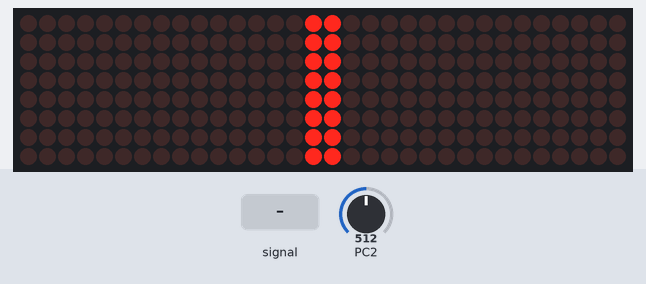
A program run on a simulated ATmega328P, built with avr-gcc and emulated at 16 MHz. On the bench: 32×8 LED matrix. Wiring (inferred from the names in the program): 4 × MAX7219 LED driver (orientation assumed): CS PB2. The inputs (shaded band) are chosen by the test bench; at power-on: PC2 = 512.

Above: at 1.2 s.
1.3 s: PC2 fed a 200 Hz sine of ±255 counts around its level
At 2.6 s:
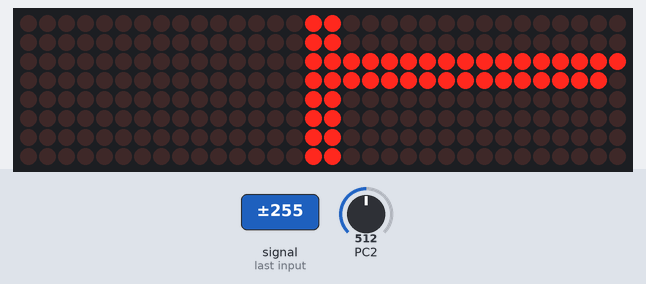
2.9 s: PC2 set to 0
At 2.95 s:
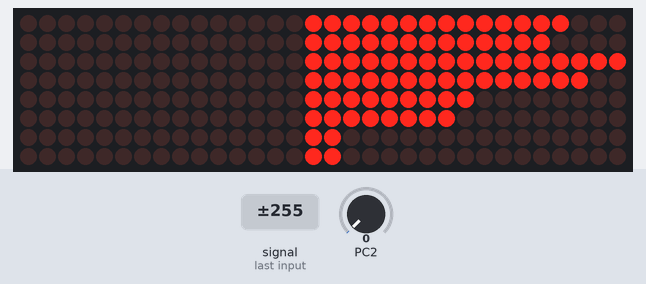
4.5 s: PC2 set to 306
At 4.54 s:
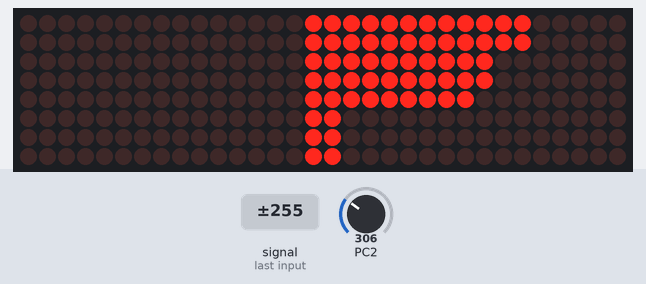
Timing chart, 0 to 7.5 s (numbered marks = the images above; inputs shaded):
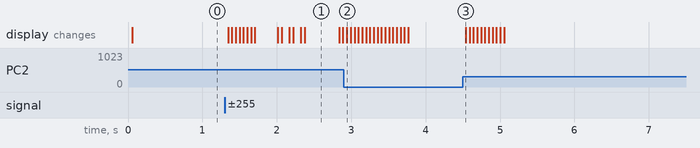

Measured:
- after the input at 1.3 s, the display: first changes at once (image 1 shows a later state)
- after the input at 2.9 s, the display: changes at once (image 2)
- after the input at 4.5 s, the display: changes at once (image 3)

The program:

main.c
```c
/*
 * Matrix-SP.c
 *
 * Created: 29.01.2018 19:43:44
 * Author : AnToI
 */

#include <avr/io.h>
#include <avr/interrupt.h>
#include "main.h"
#include "SPI.h"
#include "adc.h"
#include "MAX72xxMatrix.h"

void TIM2_INIT ()
{
	TCNT2 = 0x00;
	TCCR2B = TIM2_PRESCALER_1024;
	//TIMSK2 = (1<<TOIE2);
}

void init ()
{
	TIM2_INIT();

	//DDRB |= (1<<DDRB5);
	SPI_init();
	Matrix_init ();
	adcInit();
}

ISR (TIMER2_OVF_vect)
{
	//if (del--) return;
	//del =60000;
	//for (uint8_t n =0; n<32; n++)
	//{
	//if (bitmapbuff[n][1])bitmapbuff[n][1]-=1;
	//}

}

void sdvig (uint8_t n)
{
	uint8_t i;
	for (i=buff_size-1;i;i--)
	{
		bitmapbuff[n][i] = bitmapbuff[n][i-1];
	}

}

uint8_t maximum (uint8_t n)
{
	uint8_t max= 0;
	uint8_t i;
	for (i=0;i<buff_size;i++)
	{
		if (bitmapbuff[n][i]>max)max = bitmapbuff[n][i];
	}

	return max;
}

uint8_t maxdown (uint8_t n)
{
	if (bitmapbuff[n][0]<bitmapbuff[n][1])
		bitmapbuff[n][0]=bitmapbuff[n][1]-1;

	return (uint8_t)bitmapbuff[n][0];
}

uint8_t sred (uint8_t n)
{
	uint16_t summ = 0;
	uint8_t i;
	for (i=0;i<buff_size;i++)
	{
		summ += bitmapbuff[n][i];
	}

	return (uint8_t)(summ/buff_size);
}

#define sd    0
uint8_t remap_out[16];
uint8_t bimap[16];

void remap ()
{
	uint8_t i, n;
	uint8_t tmp,tmp2;
	for (i = 0; i<SP_N; i++)	// áåãàåì ïî ñòîëáèêàì
	{
		tmp = 0;
		for (n = setremap[i].s1;n<=setremap[i].s2;n++)
		// áåãàìå ïî ðåçóëüòàòó ïðåîáðàçîâàíèÿ ñîãëàñíî òàáëèöå
		{
			tmp2 = setremap[i].sp->fht_out[n];
			if (tmp2>tmp) tmp = tmp2;
		}
		if (tmp<remap_out[i])remap_out[i]--;
		else remap_out[i] = tmp;	//ñîõðàíèì ìàêñèìàëüíûé ñòîëáåö ðåçóëüòàòà
	}
}

void showSpectrum(void)
{
	uint16_t i=0;
	uint8_t n;
	uint8_t val;
	uint16_t bar;

	if (spfast.state==WAIT_FHT) getSpData(&spfast);
	else if (splow.state==WAIT_FHT) getSpData(&splow);
	else
	{
		if (splow.state==WAIT_RUN)
		{

			remap();
			for (i = 0; i < 16; i++)
			{

				//val = splow.fht_out[i+sd];
				val = remap_out[i];
				if (val > 15) val = 15;
				if(i<8)
				{
					bar = (0xFFFF<<(15-val));
					bitmap[i] = (uint8_t) (bar & 0x00FF);
					bitmap[i+8] = (uint8_t) ((bar & 0xFF00)>>8);
				}
				else
				{
					bar = (0xFFFF>>(15-val));
					uint8_t iinv = 8+(15-i);
					bitmap[iinv+8] = (uint8_t) (bar & 0x00FF);
					bitmap[iinv+16] = (uint8_t) ((bar & 0xFF00)>>8);
				}
			}
						splow.state = 0;
						spfast.state = 0;
						ADCSRA |= (1<<ADATE);
			matrix_write();


		}
	}
}

int main(void)
{
    /* Replace with your application code */

	init();
	sei();

    while (1)
    {
		if (spfast.state || splow.state) showSpectrum();
    }
}
```

256_reorder.inc
```c
// 256_reorder.inc
// guest openmusiclabs.com 8.16.12
// fft butterfly swap pairs
// reorders input values for butterfly operations

240 , 15 ,
248 , 31 ,
244 , 47 ,
252 , 63 ,
242 , 79 ,
250 , 95 ,
246 , 111 ,
254 , 127 ,
241 , 143 ,
249 , 159 ,
245 , 175 ,
253 , 191 ,
243 , 207 ,
251 , 223 ,
247 , 239 ,
224 , 7 ,
232 , 23 ,
228 , 39 ,
236 , 55 ,
226 , 71 ,
234 , 87 ,
230 , 103 ,
238 , 119 ,
225 , 135 ,
233 , 151 ,
229 , 167 ,
237 , 183 ,
227 , 199 ,
235 , 215 ,
208 , 11 ,
216 , 27 ,
212 , 43 ,
220 , 59 ,
210 , 75 ,
218 , 91 ,
214 , 107 ,
222 , 123 ,
209 , 139 ,
217 , 155 ,
213 , 171 ,
221 , 187 ,
211 , 203 ,
192 , 3 ,
200 , 19 ,
196 , 35 ,
204 , 51 ,
194 , 67 ,
202 , 83 ,
198 , 99 ,
206 , 115 ,
193 , 131 ,
201 , 147 ,
197 , 163 ,
205 , 179 ,
176 , 13 ,
184 , 29 ,
180 , 45 ,
188 , 61 ,
178 , 77 ,
186 , 93 ,
182 , 109 ,
190 , 125 ,
177 , 141 ,
185 , 157 ,
181 , 173 ,
160 , 5 ,
168 , 21 ,
164 , 37 ,
172 , 53 ,
162 , 69 ,
170 , 85 ,
166 , 101 ,
174 , 117 ,
161 , 133 ,
169 , 149 ,
144 , 9 ,
152 , 25 ,
148 , 41 ,
156 , 57 ,
146 , 73 ,
154 , 89 ,
150 , 105 ,
158 , 121 ,
145 , 137 ,
128 , 1 ,
136 , 17 ,
132 , 33 ,
140 , 49 ,
130 , 65 ,
138 , 81 ,
134 , 97 ,
142 , 113 ,
112 , 14 ,
120 , 30 ,
116 , 46 ,
124 , 62 ,
114 , 78 ,
122 , 94 ,
118 , 110 ,
96 , 6 ,
104 , 22 ,
100 , 38 ,
108 , 54 ,
98 , 70 ,
106 , 86 ,
80 , 10 ,
88 , 26 ,
84 , 42 ,
92 , 58 ,
82 , 74 ,
64 , 2 ,
72 , 18 ,
68 , 34 ,
76 , 50 ,
48 , 12 ,
56 , 28 ,
52 , 44 ,
32 , 4 ,
40 , 20 ,
16 , 8 ,
```

cas_lookup_256.inc
```c
// cas_lookup_256.inc
// guest openmusiclabs.com 9.4.12
// lookup values for cos and sin of 2(pi)k/N
// first is cos second is sin

30274,12540,
23170,23170,
12540,30274,
32138,6393,
30274,12540,
27246,18205,
23170,23170,
18205,27246,
12540,30274,
6393,32138,
32610,3212,
32138,6393,
31357,9512,
30274,12540,
28899,15447,
27246,18205,
25330,20788,
23170,23170,
20788,25330,
18205,27246,
15447,28899,
12540,30274,
9512,31357,
6393,32138,
3212,32610,
32729,1608,
32610,3212,
32413,4808,
32138,6393,
31786,7962,
31357,9512,
30853,11039,
30274,12540,
29622,14010,
28899,15447,
28106,16846,
27246,18205,
26320,19520,
25330,20788,
24279,22006,
23170,23170,
22006,24279,
20788,25330,
19520,26320,
18205,27246,
16846,28106,
15447,28899,
14010,29622,
12540,30274,
11039,30853,
9512,31357,
7962,31786,
6393,32138,
4808,32413,
3212,32610,
1608,32729,
32758,804,
32729,1608,
32679,2411,
32610,3212,
32522,4011,
32413,4808,
32286,5602,
32138,6393,
31972,7180,
31786,7962,
31581,8740,
31357,9512,
31114,10279,
30853,11039,
30572,11793,
30274,12540,
29957,13279,
29622,14010,
29269,14733,
28899,15447,
28511,16151,
28106,16846,
27684,17531,
27246,18205,
26791,18868,
26320,19520,
25833,20160,
25330,20788,
24812,21403,
24279,22006,
23732,22595,
23170,23170,
22595,23732,
22006,24279,
21403,24812,
20788,25330,
20160,25833,
19520,26320,
18868,26791,
18205,27246,
17531,27684,
16846,28106,
16151,28511,
15447,28899,
14733,29269,
14010,29622,
13279,29957,
12540,30274,
11793,30572,
11039,30853,
10279,31114,
9512,31357,
8740,31581,
7962,31786,
7180,31972,
6393,32138,
5602,32286,
4808,32413,
4011,32522,
3212,32610,
2411,32679,
1608,32729,
804,32758,
```

hann_256.inc
```c
// hann_256.inc
// guest openmusiclabs.com 8.16.12
// lookup values for a hann window
// signed 16b format

0,
5,
20,
45,
80,
124,
179,
243,
317,
401,
495,
598,
711,
833,
965,
1106,
1257,
1416,
1585,
1763,
1949,
2145,
2349,
2561,
2782,
3011,
3249,
3494,
3747,
4008,
4276,
4552,
4834,
5124,
5421,
5724,
6034,
6350,
6672,
7000,
7334,
7673,
8018,
8367,
8722,
9081,
9445,
9812,
10184,
10560,
10939,
11321,
11707,
12095,
12486,
12879,
13274,
13672,
14070,
14471,
14872,
15275,
15678,
16081,
16485,
16889,
17292,
17695,
18097,
18498,
18897,
19295,
19692,
20086,
20478,
20868,
21255,
21639,
22019,
22397,
22770,
23140,
23506,
23867,
24224,
24576,
24923,
25265,
25602,
25932,
26258,
26577,
26890,
27196,
27496,
27789,
28076,
28355,
28627,
28892,
29148,
29398,
29639,
29872,
30097,
30314,
30522,
30722,
30913,
31095,
31268,
31432,
31588,
31733,
31870,
31997,
32115,
32223,
32321,
32410,
32489,
32558,
32618,
32667,
32707,
32737,
32757,
32767,
32767,
32757,
32737,
32707,
32667,
32618,
32558,
32489,
32410,
32321,
32223,
32115,
31997,
31870,
31733,
31588,
31432,
31268,
31095,
30913,
30722,
30522,
30314,
30097,
29872,
29639,
29398,
29148,
28892,
28627,
28355,
28076,
27789,
27496,
27196,
26890,
26577,
26258,
25932,
25602,
25265,
24923,
24576,
24224,
23867,
23506,
23140,
22770,
22397,
22019,
21639,
21255,
20868,
20478,
20086,
19692,
19295,
18897,
18498,
18097,
17695,
17292,
16889,
16485,
16081,
15678,
15275,
14872,
14471,
14070,
13672,
13274,
12879,
12486,
12095,
11707,
11321,
10939,
10560,
10184,
9812,
9445,
9081,
8722,
8367,
8018,
7673,
7334,
7000,
6672,
6350,
6034,
5724,
5421,
5124,
4834,
4552,
4276,
4008,
3747,
3494,
3249,
3011,
2782,
2561,
2349,
2145,
1949,
1763,
1585,
1416,
1257,
1106,
965,
833,
711,
598,
495,
401,
317,
243,
179,
124,
80,
45,
20,
5,
0,
```

MAX72xxMatrix.c
```c
/*
 * MAX72XXMatrix.c
 *
 * Created: 06.02.2018 20:20:58
 *  Author: AnToI-IA
 */

#include "MAX72xxMatrix.h"
#include "SPI.h"
#include "util/delay.h"


//#include "main.h"


void Matrix_init ()
{
	fillScreen ();
	// Make sure we are not in test mode
	spiTransfer(OP_DISPLAYTEST, 0);
	_delay_us(1);
	// We need the multiplexer to scan all segments
	spiTransfer(OP_SCANLIMIT, 7);
	_delay_us(1);
	// We don't want the multiplexer to decode segments for us
	spiTransfer(OP_DECODEMODE, 0);
	_delay_us(1);
	// Enable display
	shutdown(false);
	_delay_us(1);
	// Set the brightness to a medium value
	setIntensity(6);
	_delay_us(1);
}

void shutdown(uc b) {
	spiTransfer(OP_SHUTDOWN, b ? 0 : 1);
}

void setIntensity(uc intensity) {
	spiTransfer(OP_INTENSITY, intensity);
}

void fillScreen ()
{
	int tmp,maxspi;
	maxspi=sizeof(bitmap);
	for (tmp=0; tmp<maxspi; tmp++)
	{
		bitmap[tmp] = 0;
	}
}

void matrix_write()
{
	// Send the bitmap buffer to the displays.
	uc row;
	for (row = OP_DIGIT7; row >= OP_DIGIT0; row-- ) {
		spiTransfer(row,0);
		_delay_us(1);
	}
}

void spiTransfer(unsigned char opcode, uc data)
{
	uc end, start;
	PORT_SPI &= ~(1<<PIN_CS);	// îïóñòèì âûõîä ÷èï ñåëåêò
	end = opcode-OP_DIGIT0;
	start = (displays<<3) + end;
	do {
		start-=8;
		SPI_MasterTransmit(opcode);
		SPI_MasterTransmit(opcode <= OP_DIGIT7 ? bitmap[start] : data);
	}
	while ( start > end );
	PORT_SPI |= (1<<PIN_CS);
}
```

MAX72xxMatrix.h
```c
/*
 * MAX72xxMatrix.h
 *
 * Created: 06.02.2018 20:21:58
 *  Author: AnToI
 */


#ifndef MAX72XXMATRIX_H_
#define MAX72XXMATRIX_H_

#include <inttypes.h>

#define true					1
#define false					0
#define uc						unsigned char

#define displays				4
//#define maxDev					4
#define OP_NOOP					0
#define OP_DIGIT0				1
#define OP_DIGIT1				2
#define OP_DIGIT2				3
#define OP_DIGIT3				4
#define OP_DIGIT4				5
#define OP_DIGIT5				6
#define OP_DIGIT6				7
#define OP_DIGIT7				8
#define OP_DISPLAYTEST			0x0F
#define OP_SCANLIMIT			0x0B
#define OP_DECODEMODE			0x09
#define OP_SHUTDOWN				0x0C
#define OP_INTENSITY			0x0A

#define buff_size		8
//unsigned char spiData [displays*2];
unsigned char bitmap [displays*8];
uint8_t bitmapbuff [displays*8][buff_size];

void Matrix_init ();
void fillScreen ();
void spiTransfer(unsigned char opcode, uc data);
void matrix_write();
void shutdown(uc b);
void setIntensity(uc intensity);

#endif /* MAX72XXMATRIX_H_ */
```

SPI.c
```c
/*
 * SPI.c
 *
 * Created: 07.02.2018 19:33:12
 *  Author: AnToI
 */
 #include "SPI.h"

 void SPI_init ()
 {
	 // óñòàíîâêà MOSI è SCK íà âûõîä
	 DDR_SPI = (1<<DD_MOSI) | (1<<DD_SCK) | (1<<DD_CS);
	 PORT_SPI |= (1<<PIN_CS);	// ïîäíèìåì âûõîä CS

	 SPCR = 0; //Îáíóëèòü ðåãèñòð SPCR
	 SPSR = 0; //Îáíóëèòü ðåãèñòð SPSR
	 // ðåæèì ìàñòåðà, ÷àñòîòà fck/8
	 SPCR |= (1<<MSTR) | (1<<SPR1);
	 SPCR |=(1<<SPE);//Âêëþ÷èòü SPI


 }

 void SPI_MasterTransmit(char cData)
 {
	 /* Start transmission */
	 SPDR = cData;
	 /* Wait for transmission complete */
	 while(!(SPSR & (1<<SPIF))) continue ;
 }
```

SPI.h
```c
/*
 * SPI.h
 *
 * Created: 06.02.2018 20:45:27
 *  Author: AnToI
 */


#ifndef SPI_H_
#define SPI_H_

#include <avr/io.h>
#define F_CPU	16000000UL

#define DDR_SPI					DDRB
#define PORT_SPI				PORTB
#define DD_MOSI					DDB3
#define DD_SCK					DDB5
#define DD_CS					DDB2
#define PIN_CS					PINB2

void SPI_init ();

void SPI_MasterTransmit(char cData);

#endif /* SPI_H_ */
```

adc.c
```c
#include <avr/io.h>
#include <avr/interrupt.h>
#include "util/delay.h"
#include <avr/pgmspace.h>


#include "adc.h"
#include "FHT/FHT.h"
#include "fft.h"
#include "MAX72xxMatrix.h"

void adcInit()
{
	TCCR0B |= (0<<CS02) | (0<<CS01) | (1<<CS00);
	TIMSK0 |= (1<<TOIE0);

	// Enable ADC with prescaler 16
	ADCSRA = (1<<ADEN) | (0<<ADPS2) | (1<<ADPS1) | (0<<ADPS0);

	// Set mux to ADC2 with adjusting result to left
	ADMUX = (1<<REFS0) | (0<<ADLAR) | (0<<MUX3) | (0<<MUX2) | (1<<MUX1) | (0<<MUX0);

	ADCSRA |= (1<<ADIE);	// âêëþ÷èì ïðåðûâàíèÿ
	ADCSRA |= (1<<ADATE);	// çàïóñê ïðåîáðàçîâàíèÿ ïî òðèããåðó
	ADCSRB |= (1<<ADTS2);	// íàñòðîéêà òðèããåðà íà ïåðåïîëíåíèå òàéìåðà 0

	spfast.state=0;
	spfast.fht_count = 0;
	splow.state=0;
	splow.fht_count = 0;
}


ISR (TIMER0_OVF_vect)
{
	TCNT0 = 100;

	//ADCSRA |= 1<<ADSC;	//çàïóñê ïðåîáðàçîâàíèÿ
	// íå òðåáóåòñÿ íàñòðîåí àâòîçàïóñê ïî ýòîìó ïðåðûâàíèþ
};

ISR (ADC_vect)
{
	if (++adc_timer<LOW_COUNT)
	{
		if (spfast.state) return;
	}
	else adc_timer = 0;


	uint8_t m = ADCL;
	uint8_t j = ADCH;
	uint16_t k = (j << 8) | m;
	k -= 0x0200;

	if (!adc_timer)
	{
		if (splow.fht_count<FHT_N)
		{
			//splow.fht_input[splow.fht_count++] = k;
			fht_input_low[splow.fht_count++] = k;
		}
		else
		{
			splow.state=WAIT_FHT;
			spfast.fht_count=0;
			splow.fht_count=0;
			ADCSRA &= ~(1<<ADATE);
		}
	}
	if (!spfast.state)
	{
		if (spfast.fht_count<FHT_N )
		{
			//spfast.fht_input[spfast.fht_count++] = k;
			fht_input[spfast.fht_count++] = k;
		}
		else
		{
			spfast.fht_count =0;
			spfast.state=WAIT_FHT;
			//ADCSRA &= ~(1<<ADATE);
		}
	}

};

void getSpData(volatile spectrum *sp)
{
	uint16_t i;
	if (sp->state==WAIT_FHT)
	{
		if (splow.state==WAIT_FHT)
		{
			for (i = 0 ; i < FHT_N ; i++)
			{
				fht_input[i] = fht_input_low[i];
			}
		}

		//getValues();
		fht_window(); // window the data for better frequency response
		fht_reorder(); // reorder the data before doing the fht
		fht_run(); // process the data in the fht
		fht_mag_log(); // take the output of the fht
		sp->state = WAIT_RUN;
		for (i = 0; i < N_DB ; i++)
		{
			if (fht_log_out[i]<40)fht_log_out[i]=0;
			fht_log_out[i]/=6;
			sp->fht_out[i] = fht_log_out[i];
			//if(i<3) fht_log_out[i]>>=1;
			//(fht_log_out[i] > fallSpeed) ? (fht_log_out[i] -= fallSpeed) : (fht_log_out[i] = 0);
		}
	}
}
```

adc.h
```c
#ifndef ADC_H
#define ADC_H

#include <inttypes.h>
#include <avr/pgmspace.h>
//#include "pins.h"

#define swap(x) (__builtin_avr_swap(x))		/*  Swaps nibbles in byte */

#define DC_CORR				128/* Raw value from ADC when no signal */

#define N_DB				32
#define SP_N				16

#define LOG_OUT 1 // use the log output function
#define FHT_N 256 // set to 256 point fht

typedef enum
{
	READ_ADC=0,
	WAIT_FHT,
	WAIT_RUN,
}e_fht_state;

int fht_input_low[FHT_N];
//int fht_input_fast[FHT_N];

typedef struct
{
	//int fht_input[FHT_N];
	uint16_t fht_count;
	uint8_t spadc;
	e_fht_state state;
	uint8_t fht_out[N_DB];
}spectrum;

volatile uint16_t adc_timer;
volatile spectrum splow,spfast;

#define LOW_COUNT			16


typedef struct
{
	spectrum *sp;
	uint8_t s1;
	uint8_t s2;
}setremap_s;

//setremap_s setremaplow,setremapfast;

volatile static const setremap_s setremap[SP_N] /*PROGMEM */=
{
	{&splow,3,3},
	{&splow,4,6},
	{&splow,7,9},
	{&splow,10,14},
	{&splow,15,17},
	{&splow,18,22},
	{&splow,23,25},
	{&splow,26,28},
	{&splow,29,31},
	{&spfast,4,6},
	{&spfast,7,10},
	{&spfast,11,15},
	{&spfast,16,20},
	{&spfast,21,24},
	{&spfast,25,28},
	{&spfast,29,31},
};

void adcInit();
void getSpData(volatile spectrum *sp);

void setDispBr(uint8_t br);

#endif /* ADC_H */
```

fft.c
```c
#include "fft.h"
#include <avr/pgmspace.h>

static const uint8_t sinTable[] PROGMEM = {
	0,  25,  50,  74,  98, 120, 142, 162,
	180, 197, 212, 225, 236, 244, 250, 254,
	255, 254, 250, 244, 236, 225, 212, 197,
	180, 162, 142, 120,  98,  74,  50,  25
};

#define mshf_16( a, b)    \
	({                        \
	int prod, val1=a, val2=b; \
	__asm__ __volatile__ (    \
	"muls %B1, %B2	\n\t"     \
	"mov %B0, r0    \n\t"	  \
	"mul %A1, %A2   \n\t"	  \
	"mov %A0, r1    \n\t"     \
	"mulsu %B1, %A2	\n\t"     \
	"add %A0, r0    \n\t"     \
	"adc %B0, r1    \n\t"     \
	"mulsu %B2, %A1	\n\t"     \
	"add %A0, r0    \n\t"     \
	"adc %B0, r1    \n\t"     \
	"clr r1         \n\t"     \
	: "=&d" (prod)            \
	: "a" (val1), "a" (val2)  \
	);                        \
	prod;                     \
	})

static int16_t sinTbl(uint8_t phi)
{
	int16_t ret;
	uint8_t neg = (phi >= N_WAVE / 2);

	ret = pgm_read_byte(&sinTable[phi & 0x1F]);

	return neg ? -ret : ret;
}

static void sumDif(int16_t a, int16_t b, int16_t *s, int16_t *d)
{
	*s = a + b;
	*d = a - b;
}

static void multShf(int16_t cos, int16_t sin,
						   int16_t x, int16_t y, int16_t *u, int16_t *v)
{
	*u = (mshf_16(x, cos) - mshf_16(y, sin));
	*v = (mshf_16(y, cos) + mshf_16(x, sin));
}

void fftRad4(int16_t *fr, int16_t *fi)
{
	uint8_t ldm, rdx = 2;
	uint8_t i0, i1, i2, i3;
	int16_t xr, yr, ur, vr, xi, yi, ui, vi, t;
	int16_t cos1, sin1, cos2, sin2, cos3, sin3;
	uint8_t m, m4, phi0, phi;
	uint8_t r, i;

	for (i0 = 0; i0 < FFT_SIZE; i0 += 4) {
		i1 = i0 + 1;
		i2 = i1 + 1;
		i3 = i2 + 1;

		sumDif(fr[i0], fr[i1], &xr, &ur);
		sumDif(fr[i2], fr[i3], &yr, &vi);
		sumDif(fi[i0], fi[i1], &xi, &ui);
		sumDif(fi[i3], fi[i2], &yi, &vr);

		sumDif(ui, vi, &fi[i1], &fi[i3]);
		sumDif(xi, yi, &fi[i0], &fi[i2]);
		sumDif(ur, vr, &fr[i1], &fr[i3]);
		sumDif(xr, yr, &fr[i0], &fr[i2]);
	}

	for (ldm = 2 * rdx; ldm <= FFT_LOG2; ldm += rdx) {
		m = (1 << ldm);
		m4 = (m >> rdx);

		phi0 = N_WAVE / m;
		phi  = 0;

		for (i = 0; i < m4; i++) {
			sin1 = sinTbl(phi);
			sin2 = sinTbl(2 * phi);
			sin3 = sinTbl(3 * phi);

			cos1 = sinTbl(phi + N_WAVE / 4);
			cos2 = sinTbl(2 * phi + N_WAVE / 4);
			cos3 = sinTbl(3 * phi + N_WAVE / 4);

			for (r = 0; r < FFT_SIZE; r += m) {
				i0 = i + r;
				i1 = i0 + m4;
				i2 = i1 + m4;
				i3 = i2 + m4;

				multShf(cos2, sin2, fr[i1], fi[i1], &xr, &xi);
				multShf(cos1, sin1, fr[i2], fi[i2], &yr, &vr);
				multShf(cos3, sin3, fr[i3], fi[i3], &vi, &yi);

				t = yi - vr;
				yi += vr;
				vr = t;

				ur = fr[i0] - xr;
				xr += fr[i0];

				sumDif(ur, vr, &fr[i1], &fr[i3]);

				t = yr - vi;
				yr += vi;
				vi = t;

				ui = fi[i0] - xi;
				xi += fi[i0];

				sumDif(ui, vi, &fi[i1], &fi[i3]);
				sumDif(xr, yr, &fr[i0], &fr[i2]);
				sumDif(xi, yi, &fi[i0], &fi[i2]);
			}
			phi += phi0;
		}
	}
	return;
}
```

fft.h
```c
#ifndef FFT_H
#define FFT_H

#include <inttypes.h>

#define FFT_SIZE	64
#define FFT_LOG2	6

#define N_WAVE		64

void fftRad4(int16_t *fr, int16_t *fi);

#endif /* FFT_H */
```

main.h
```c
/*
 * main.h
 *
 * Created: 30.01.2018 0:13:06
 *  Author: AnToI
 */


#ifndef MAIN_H_
#define MAIN_H_

#define true					1
#define false					0


#define TIM2_PRESCALER_0		0
#define TIM2_PRESCALER_64		4
#define TIM2_PRESCALER_128		5
#define TIM2_PRESCALER_256		6
#define TIM2_PRESCALER_1024		7

#endif /* MAIN_H_ */
```

Source omitted: FHT.h (34983 bytes), decibel.inc (data table, 1021 bytes)
